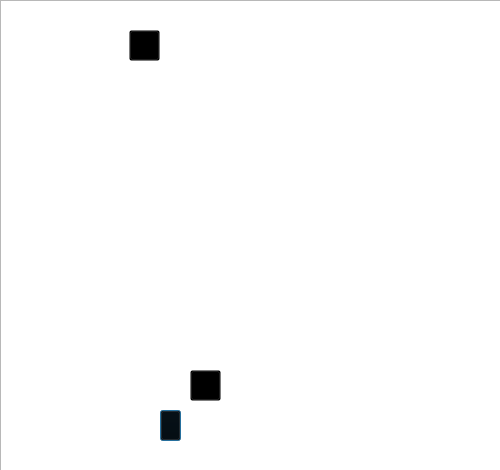
<?xml version="1.0" encoding="UTF-8"?>
<ui version="4.0">
 <class>MainCampus</class>
 <widget class="QDialog" name="MainCampus">
  <property name="geometry">
   <rect>
    <x>0</x>
    <y>0</y>
    <width>500</width>
    <height>470</height>
   </rect>
  </property>
  <property name="maximumSize">
   <size>
    <width>500</width>
    <height>470</height>
   </size>
  </property>
  <property name="windowTitle">
   <string>Dialog</string>
  </property>
  <widget class="QGraphicsView" name="graphicsViewMainCampus">
   <property name="geometry">
    <rect>
     <x>0</x>
     <y>0</y>
     <width>501</width>
     <height>471</height>
    </rect>
   </property>
   <property name="styleSheet">
    <string notr="true">background-image: url(:/pics/campusMap.png);</string>
   </property>
  </widget>
  <widget class="QPushButton" name="pushButtonFiterman">
   <property name="geometry">
    <rect>
     <x>160</x>
     <y>410</y>
     <width>21</width>
     <height>31</height>
    </rect>
   </property>
   <property name="styleSheet">
    <string notr="true">background-color: transparent;</string>
   </property>
   <property name="text">
    <string/>
   </property>
  </widget>
  <widget class="QPushButton" name="pushButtonChambers">
   <property name="geometry">
    <rect>
     <x>129</x>
     <y>30</y>
     <width>31</width>
     <height>31</height>
    </rect>
   </property>
   <property name="styleSheet">
    <string notr="true">background-color: transparent;</string>
   </property>
   <property name="text">
    <string/>
   </property>
  </widget>
  <widget class="QPushButton" name="pushButtonMurray">
   <property name="geometry">
    <rect>
     <x>190</x>
     <y>370</y>
     <width>31</width>
     <height>31</height>
    </rect>
   </property>
   <property name="styleSheet">
    <string notr="true">background-color: transparent;</string>
   </property>
   <property name="text">
    <string/>
   </property>
  </widget>
 </widget>
 <resources/>
 <connections/>
</ui>
